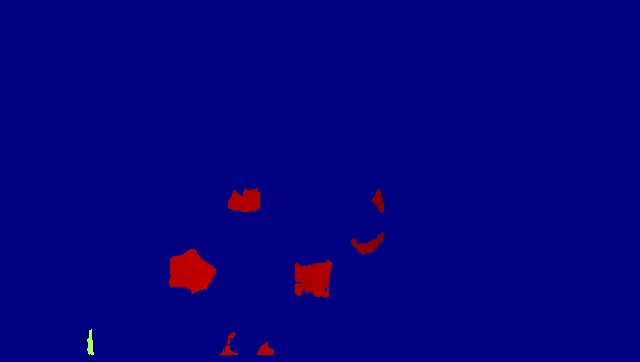
#> input picture fulldisp.jpg, 640 x 362 px
$ python find_color_test.py
#> lines starting #> are read from the running program, lines starting #| are printed output that depends on the picture; after the words box and inside, x2 and y2 are one past the last pixel; in counts of white or black regions, pixels touching at a corner belong together
import cv2
import numpy as np

image = cv2.imread("fulldisp.jpg")
#> image is the input picture: shape (362, 640, 3); mean B, G, R 125.9, 0.2, 4
gray = cv2.cvtColor(image, cv2.COLOR_RGB2GRAY)
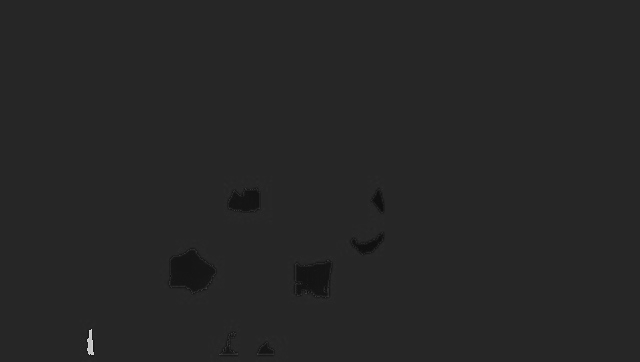
#> gray: shape (362, 640); min 13, max 221, mean 37.8

boundaries= [
		#([17,15,100], [50,56,200]),
		([15,17,100],[56,50,200]),
		([86,31,4],[220,88,50]),
		([25,146,190],[62,174,250]),
		([103,86,65],[145,133,128]),
		([8,0,0],[255,4,4])
]

i=0
for (lower, upper) in boundaries:
	lower = np.array(lower, dtype = "uint8")
	upper = np.array(upper, dtype = "uint8")

	# find the colors with specified boundaries and apply the mask
	mask = cv2.inRange(image, lower,upper)
	height,width,_ = image.shape
	black_img = np.zeros((height,width))

	second_inRange = cv2.inRange(image, np.array([0,0,0]), np.array([8,8,255]))

	output = cv2.bitwise_and(image, image, mask = second_inRange)
	output[output>0] = 255
	#gray[mask>0] = 0
	#gray[mask==0] = 255
	#image[image<255] = 0
	print(image[313,190])
	print(f"i={i} ; lower = {lower}, upper = {upper}")

	cv2.imshow("gray", gray)
	cv2.imshow("second", mask)
	cv2.imshow('images', np.hstack([image,output]))
	cv2.waitKey(0)
	i=i+1
#> this loop made 5 passes
#| [128   0   1]
#| [128   0   1]
#| [128   0   1]
#| [128   0   1]
#| [128   0   1]
#> pass 1, `second_inRange = cv2.inRange(image, np.array([0,0,0]), np.array([8,8,2..`:
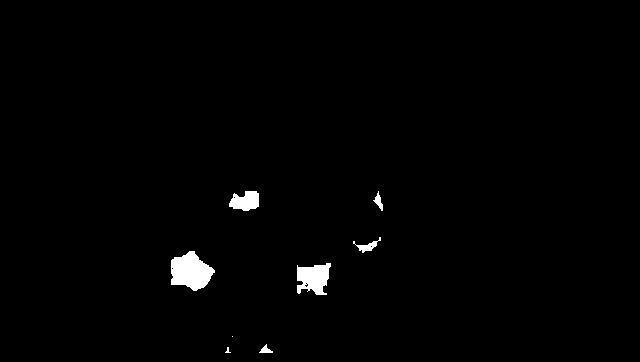
#> second_inRange: shape (362, 640); 1.2% white; 8 white regions (2 under 20 px), largest, box (x1, y1, x2, y2) and area: (171, 251, 215, 291) 1171, (297, 263, 331, 295) 776, (229, 191, 259, 211) 444, (353, 237, 381, 253) 142, (373, 191, 383, 211) 84, (259, 344, 273, 353) 62
#> pass 1, `cv2.imshow('images', np.hstack([image,output]))`:
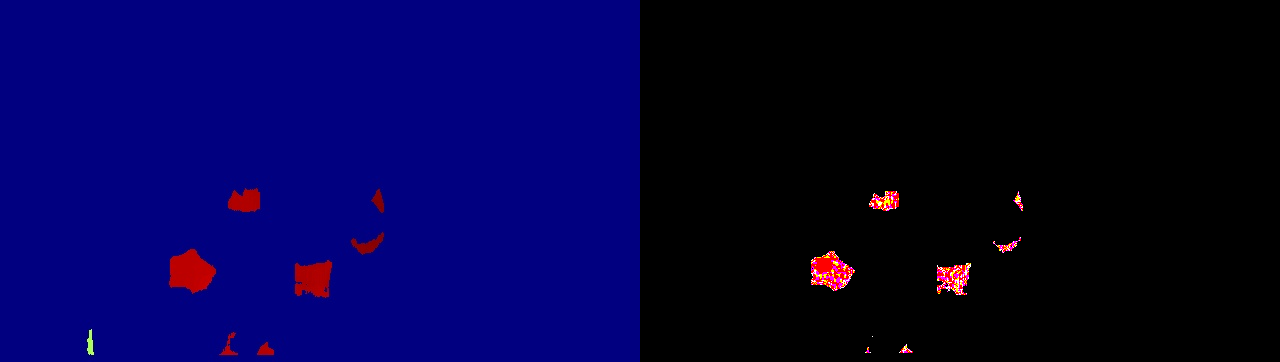
#> window 'images': shape (362, 1280, 3); mean B, G, R 63.5, 0.6, 3.5
#> after the loop, i = 5

$ run again, with Tux.jpg copied over fulldisp.jpg
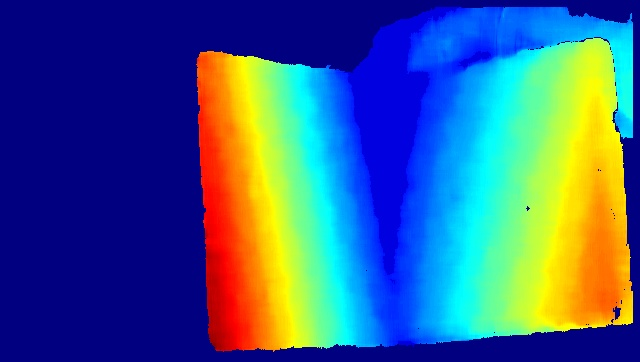
#> input picture Tux.jpg, 640 x 362 px
#> image is the input picture: shape (362, 640, 3); mean B, G, R 138.6, 92.4, 60.4
#> the loop `for (lower, upper) in boundaries:` made 5 passes
#| [128   0   1]
#| [128   0   1]
#| [128   0   1]
#| [128   0   1]
#| [128   0   1]
#> pass 1, `mask = cv2.inRange(image, lower,upper)`:
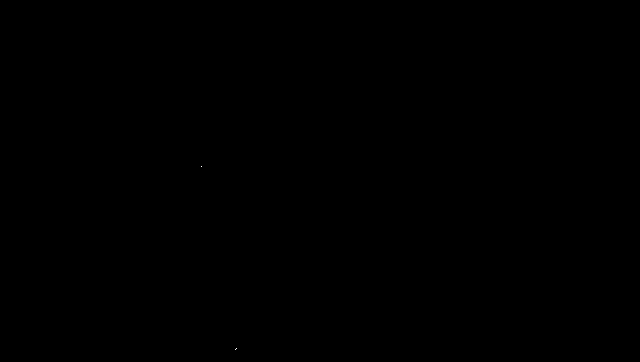
#> mask: shape (362, 640); 0% white in thin lines or dots, all inside (x1, y1, x2, y2) = (201, 166, 237, 350)
#> pass 1, `cv2.imshow('images', np.hstack([image,output]))`:
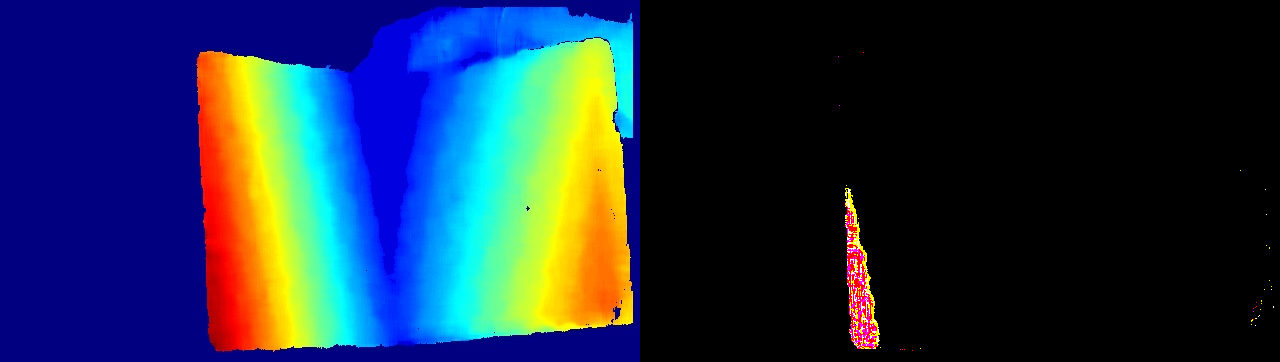
#> window 'images': shape (362, 1280, 3); mean B, G, R 69.9, 47, 31.9
#> after the loop `for (lower, upper) in boundaries:`: i = 5
